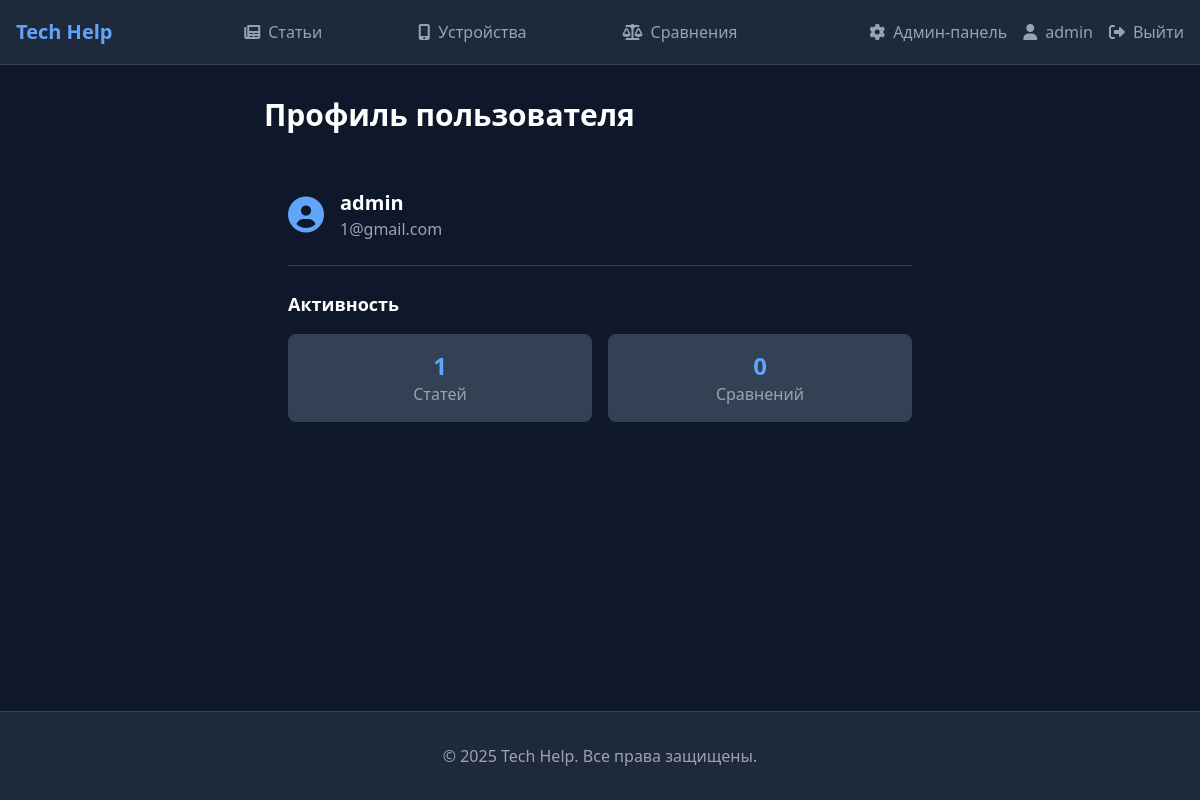
The page /accounts/profile/ (signed in) on the database its author committed.
### users/models.py (models this page shows, shortened)
class User(AbstractUser):
    email = models.EmailField(_('email address'), unique=True)
    bio = models.TextField(_('biography'), max_length=500, blank=True)
    birth_date = models.DateField(_('birth date'), null=True, blank=True)
    REQUIRED_FIELDS = ['email']
    class Meta:
        verbose_name = 'Пользователь'
        verbose_name_plural = 'Пользователи'

### accounts/views.py (the view)
# urls.py: path('profile/', views.profile_view, name='profile'),
@login_required
def profile_view(request):
    return render(request, 'accounts/profile.html')

### templates/accounts/profile.html (shortened to what this page needs)
{% extends 'base.html' %}
{% block content %}
<div class="container mx-auto px-4">
    <div class="max-w-2xl mx-auto">
        <h1 class="text-3xl font-bold text-white mb-8">Профиль пользователя</h1>
        <div class="card p-6">
            <div class="flex items-center gap-4 mb-6">
                <i class="fas fa-user-circle text-4xl text-blue-400"></i>
                <div>
                    <h2 class="text-xl font-semibold text-white">{{ user.username }}</h2>
                    <p class="text-gray-400">{{ user.email }}</p>
                </div>
            </div>
            <div class="border-t border-slate-700 pt-6">
                <h3 class="text-lg font-semibold text-white mb-4">Активность</h3>
                <div class="grid grid-cols-2 gap-4">
                    <div class="text-center p-4 bg-slate-700 rounded-lg">
                        <span class="block text-2xl font-bold text-blue-400">
                            {{ user.article_set.count }}
                        </span>
                        <span class="text-gray-400">Статей</span>
                    </div>
                    <div class="text-center p-4 bg-slate-700 rounded-lg">
                        <span class="block text-2xl font-bold text-blue-400">
                            {{ user.comparison_set.count }}
                        </span>
                        <span class="text-gray-400">Сравнений</span>
                    </div>
                </div>
            </div>
        </div>
    </div>
</div>
{% endblock %}

### templates/base.html (shortened to what this page needs)
<!DOCTYPE html>
<html lang="ru" class="h-full">
<head>
    <script src="https://cdn.tailwindcss.com"></script>
    <link rel="stylesheet" href="https://cdnjs.cloudflare.com/ajax/libs/font-awesome/6.0.0/css/all.min.css">
</head>
<body class="flex flex-col min-h-screen bg-slate-900">
    <nav class="bg-slate-800 border-b border-slate-700">
        <div class="max-w-7xl mx-auto px-4">
            <div class="flex justify-between h-16">
                <a href="/" class="flex items-center text-xl font-bold text-blue-400">
                    Tech Help
                </a>
                <div class="flex-1 flex justify-center items-center">
                    <nav class="flex space-x-16">
                        <a href="{% url 'articles:article_list' %}" class="nav-link p-4">
                            <i class="fas fa-newspaper mr-2"></i>Статьи
                        </a>
                        <a href="{% url 'comparisons:device_list' %}" class="nav-link p-4">
                            <i class="fas fa-mobile-alt mr-2"></i>Устройства
                        </a>
                        <a href="{% url 'comparisons:comparison_list' %}" class="nav-link p-4">
                            <i class="fas fa-balance-scale mr-2"></i>Сравнения
                        </a>
                    </nav>
                </div>
                <div class="flex items-center space-x-4">
                    {% if user.is_authenticated %}
                        {% if user.is_staff %}
                        <a href="{% url 'admin:index' %}" class="nav-link">
                            <i class="fas fa-cog mr-2"></i>Админ-панель
                        </a>
                        {% endif %}
                        <a href="{% url 'accounts:profile' %}" class="nav-link">
                            <i class="fas fa-user mr-2"></i>{{ user.username }}
                        </a>
                        <a href="{% url 'accounts:logout' %}" class="nav-link">
                            <i class="fas fa-sign-out-alt mr-2"></i>Выйти
                        </a>
                    {% endif %}
                </div>
            </div>
        </div>
    </nav>
    <main class="flex-grow container mx-auto px-4 py-8">
        {% block content %}{% endblock %}
    </main>
    <footer class="bg-slate-800 border-t border-slate-700 py-8 mt-auto">
        <div class="max-w-7xl mx-auto px-4">
            <div class="text-center text-gray-400">
                © {% now "Y" %} Tech Help. Все права защищены.
            </div>
        </div>
    </footer>
</body>
</html>

### templates/base.html (style rules this page uses)
body { color: #94a3b8; }

### rows shown on the page
User: username "admin", email "1@gmail.com", article_set.count "1", comparison_set.count "0"
